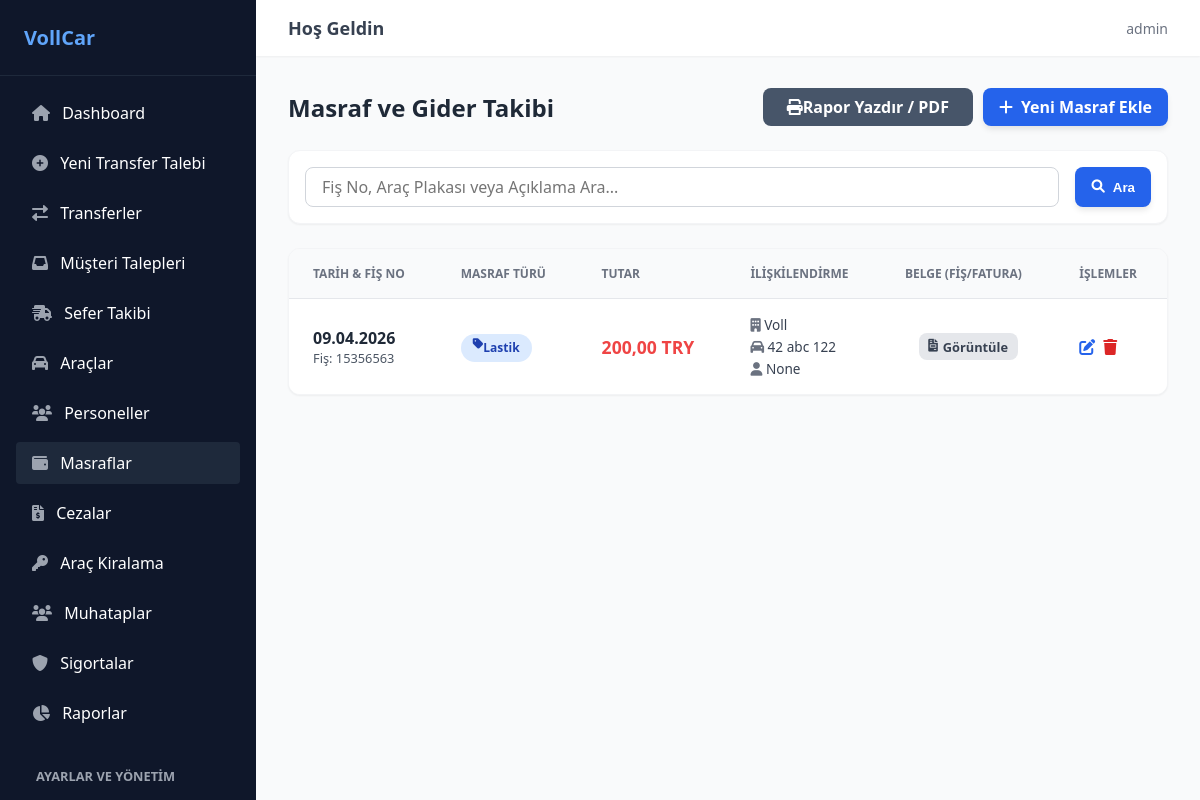
Page /masraflar/ (signed in) on the committed database.
### transfer/models.py (models this page shows, shortened)
class Masraf(models.Model):
    PARA_BIRIMLERI = [
        ('TRY', 'Türk Lirası (₺)'),
        ('USD', 'Dolar ($)'),
        ('EUR', 'Euro (€)'),
    ]
    firma = models.ForeignKey('Firma', on_delete=models.SET_NULL, null=True, blank=True, verbose_name="Şirket")
    arac = models.ForeignKey(Arac, on_delete=models.SET_NULL, null=True, blank=True, related_name='masraflar', verbose_name="İlgili Araç")
    personel = models.ForeignKey(Personel, on_delete=models.SET_NULL, null=True, blank=True, related_name='masraflar', verbose_name="İlgili Personel")
    masraf_turu = models.ForeignKey('MasrafTuru', on_delete=models.SET_NULL, null=True, blank=True, verbose_name="Masraf Türü")
    tarih = models.DateField(verbose_name="Masraf Tarihi")
    tutar = models.DecimalField(max_digits=10, decimal_places=2)
    para_birimi = models.CharField(max_length=5, choices=PARA_BIRIMLERI, default='TRY')
    fis_no = models.CharField(max_length=50, null=True, blank=True, verbose_name="Fiş / Fatura No")
    aciklama = models.TextField(null=True, blank=True, verbose_name="Açıklama / Detay")
    belge = models.FileField(upload_to='masraf_belgeleri/', null=True, blank=True, verbose_name="Fatura/Fiş Belgesi (PDF/Resim)")

class MasrafTuru(models.Model):
    tanimi = models.CharField(max_length=100)
    firma = models.ForeignKey('Firma', on_delete=models.CASCADE, null=True, blank=True, verbose_name="Şirket")

class Firma(models.Model):
    sirket_kodu = models.CharField(max_length=50, unique=True, null=True, blank=True, verbose_name="Şirket Kodu")
    ad = models.CharField(max_length=200, verbose_name="Şirket Adı")
    iletisim = models.CharField(max_length=100, null=True, blank=True, verbose_name="İletişim Bilgisi")

class Arac(models.Model):
    VITES_SECENEKLERI = [
        ('manuel', 'Manuel'),
        ('otomatik', 'Otomatik'),
        ('yari_otomatik', 'Yarı Otomatik'),
    ]
    YAKIT_SECENEKLERI = [
        ('benzin', 'Benzin'),
        ('dizel', 'Dizel'),
        ('lpg', 'LPG'),
        ('elektrik', 'Elektrik'),
        ('hibrit', 'Hibrit'),
    ]
    DURUM_SECENEKLERI = [
        ('bosta', 'Faal (Boşta)'),
        ('musteride', 'Müşteride'),
        ('rehin', 'Rehin'),
        ('serviste', 'Serviste'),
    ]
    MULKIYET_SECENEKLERI = [
        ('sirket', 'Şirket Aracı'),
        ('kiralik', 'Kiralık'),
    ]
    IL_SECENEKLERI = [
        ('01', '01 - Adana'), ('02', '02 - Adıyaman'), ('03', '03 - Afyonkarahisar'),
        ('04', '04 - Ağrı'), ('05', '05 - Amasya'), ('06', '06 - Ankara'),
        ('07', '07 - Antalya'), ('08', '08 - Artvin'), ('09', '09 - Aydın'),
        ('10', '10 - Balıkesir'), ('11', '11 - Bilecik'), ('12', '12 - Bingöl'),
        ('13', '13 - Bitlis'), ('14', '14 - Bolu'), ('15', '15 - Burdur'),
        ('16', '16 - Bursa'), ('17', '17 - Çanakkale'), ('18', '18 - Çankırı'),
        ('19', '19 - Çorum'), ('20', '20 - Denizli'), ('21', '21 - Diyarbakır'),
        ('22', '22 - Edirne'), ('23', '23 - Elazığ'), ('24', '24 - Erzincan'),
        ('25', '25 - Erzurum'), ('26', '26 - Eskişehir'), ('27', '27 - Gaziantep'),
        ('28', '28 - Giresun'), ('29', '29 - Gümüşhane'), ('30', '30 - Hakkari'),
        ('31', '31 - Hatay'), ('32', '32 - Isparta'), ('33', '33 - Mersin'),
        ('34', '34 - İstanbul'), ('35', '35 - İzmir'), ('36', '36 - Kars'),
        ('37', '37 - Kastamonu'), ('38', '38 - Kayseri'), ('39', '39 - Kırklareli'),
        ('40', '40 - Kırşehir'), ('41', '41 - Kocaeli'), ('42', '42 - Konya'),
        ('43', '43 - Kütahya'), ('44', '44 - Malatya'), ('45', '45 - Manisa'),
        ('46', '46 - Kahramanmaraş'), ('47', '47 - Mardin'), ('48', '48 - Muğla'),
        ('49', '49 - Muş'), ('50', '50 - Nevşehir'), ('51', '51 - Niğde'),
        ('52', '52 - Ordu'), ('53', '53 - Rize'), ('54', '54 - Sakarya'),
        ('55', '55 - Samsun'), ('56', '56 - Siirt'), ('57', '57 - Sinop'),
        ('58', '58 - Sivas'), ('59', '59 - Tekirdağ'), ('60', '60 - Tokat'),
        ('61', '61 - Trabzon'), ('62', '62 - Tunceli'), ('63', '63 - Şanlıurfa'),
        ('64', '64 - Uşak'), ('65', '65 - Van'), ('66', '66 - Yozgat'),
        ('67', '67 - Zonguldak'), ('68', '68 - Aksaray'), ('69', '69 - Bayburt'),
        ('70', '70 - Karaman'), ('71', '71 - Kırıkkale'), ('72', '72 - Batman'),
        ('73', '73 - Şırnak'), ('74', '74 - Bartın'), ('75', '75 - Ardahan'),
        ('76', '76 - Iğdır'), ('77', '77 - Yalova'), ('78', '78 - Karabük'),
        ('79', '79 - Kilis'), ('80', '80 - Osmaniye'), ('81', '81 - Düzce')
    ]
    arac_kodu = models.CharField(max_length=50, unique=True, null=True, blank=True)
    plaka = models.CharField(max_length=20, unique=True)
    kapasite = models.PositiveIntegerField(default=4)
    il_kodu = models.CharField(max_length=10, choices=IL_SECENEKLERI, null=True, blank=True)
    firma = models.ForeignKey('Firma', on_delete=models.SET_NULL, null=True, blank=True, verbose_name="Şirket")
    arac_turu = models.ForeignKey(AracTuru, on_delete=models.SET_NULL, null=True, blank=True)
    tescil_sira_no = models.CharField(max_length=50, null=True, blank=True)
    renk = models.CharField(max_length=30, null=True, blank=True)
    sase_no = models.CharField(max_length=100, null=True, blank=True)
    motor_no = models.CharField(max_length=100, null=True, blank=True)
    marka = models.CharField(max_length=50, null=True, blank=True)
    model_tanim = models.CharField(max_length=100, null=True, blank=True)
    vites = models.CharField(max_length=20, choices=VITES_SECENEKLERI, null=True, blank=True)
    yakit_tipi = models.CharField(max_length=20, choices=YAKIT_SECENEKLERI, null=True, blank=True)
    arac_durumu = models.CharField(max_length=20, choices=DURUM_SECENEKLERI, default='bosta')
    arac_kimde = models.CharField(max_length=100, null=True, blank=True)
    ilk_tescil_tarihi = models.DateField(null=True, blank=True)
    tescil_tarihi = models.DateField(null=True, blank=True)
    model_yili = models.PositiveIntegerField(null=True, blank=True)
    segment = models.CharField(max_length=50, null=True, blank=True)
    mulkiyet_durumu = models.CharField(max_length=20, choices=MULKIYET_SECENEKLERI, default='sirket')
    muayene_tarihi = models.DateField(null=True, blank=True)
    egzoz_emisyon_tarihi = models.DateField(null=True, blank=True)
    cekici_ruhsati_tarihi = models.DateField(null=True, blank=True)
    serusefer_tarihi = models.DateField(null=True, blank=True)
    resim = models.ImageField(upload_to='arac_resimleri/', null=True, blank=True)

class Personel(models.Model):
    CALISMA_TURLERI = [
        ('tam_zamanli', 'Tam Zamanlı'),
        ('yari_zamanli', 'Yarı Zamanlı'),
        ('serbest', 'Freelance/Sözleşmeli'),
    ]
    ad_soyad = models.CharField(max_length=100, null=True, blank=True)
    ad = models.CharField(max_length=50, null=True, blank=True)
    soyad = models.CharField(max_length=50, null=True, blank=True)
    telefon = models.CharField(max_length=20)
    is_baslama_tarihi = models.DateField(null=True, blank=True)
    is_ayrilis_tarihi = models.DateField(null=True, blank=True)
    calisma_turu = models.CharField(max_length=20, choices=CALISMA_TURLERI, default='tam_zamanli')
    gorevi = models.CharField(max_length=100, null=True, blank=True)
    aktif_mi = models.BooleanField(default=True)

### transfer/views.py (the view)
# urls.py: path('masraflar/', staff_only(views.masraf_listesi), name='masraf_listesi'),
@login_required
def masraf_listesi(request):
    masraflar = Masraf.objects.all().order_by('-tarih')
    return render(request, 'transfer/masraf_listesi.html', {'masraflar': masraflar})

### transfer/templates/transfer/masraf_listesi.html (shortened to what this page needs)
{% extends "transfer/base.html" %}
{% block content %}
<div class="card-container-large">
    <div class="card-header">
        <h1 class="card-title">Masraf ve Gider Takibi</h1>
        <div style="display: flex; gap: 10px;">
            <a href="{% url 'masraf_raporu_belge' %}" target="_blank" class="btn-gray" style="background: #475569; color: white;">
                <i class="fas fa-print"></i> Rapor Yazdır / PDF
            </a>
            <a href="{% url 'masraf_ekle' %}" class="btn-blue">
                <i class="fas fa-plus"></i> Yeni Masraf Ekle
            </a>
        </div>
    </div>
    <div class="filter-box">
        <form method="GET" class="filter-form">
            <div class="filter-input-wrapper">
                <input type="text" name="q" placeholder="Fiş No, Araç Plakası veya Açıklama Ara..." class="form-input">
            </div>
            <button type="submit" class="btn-blue w-auto"><i class="fas fa-search"></i> Ara</button>
        </form>
    </div>
    <div class="table-container">
        <table class="data-table">
            <thead>
                <tr>
                    <th>Tarih & Fiş No</th>
                    <th>Masraf Türü</th>
                    <th>Tutar</th>
                    <th>İlişkilendirme</th>
                    <th>Belge (Fiş/Fatura)</th>
                    <th>İşlemler</th>
                </tr>
            </thead>
            <tbody>
                {% for masraf in masraflar %}
                <tr>
                    <td>
                        <div class="table-text-bold">{{ masraf.tarih|date:"d.m.Y" }}</div>
                        <div class="table-text-muted" style="font-size: 0.8rem;">Fiş: {{ masraf.fis_no|default:"-" }}</div>
                    </td>
                    <td>
                        <span class="badge badge-blue">
                            <i class="fas fa-tag mr-1"></i> {{ masraf.masraf_turu.tanimi|default:"Belirtilmemiş" }}
                        </span>
                    </td>
                    <td>
                        <div class="table-text-bold" style="color: #ef4444; font-size: 1.1rem;">
                            {{ masraf.tutar }} {{ masraf.para_birimi }}
                        </div>
                    </td>
                    <td>
                        {% if masraf.firma %}
                            <div style="font-size: 0.85rem; color: #374151; margin-bottom:0.2rem;"><i class="fas fa-building mr-1" style="color:#6b7280;"></i> {{ masraf.firma.ad }}</div>
                        {% endif %}
                        {% if masraf.arac %}
                            <div style="font-size: 0.85rem; color: #374151;"><i class="fas fa-car mr-1" style="color:#6b7280;"></i> {{ masraf.arac.plaka }}</div>
                        {% endif %}
                        {% if masraf.personel %}
                            <div style="font-size: 0.85rem; color: #374151; margin-top:0.2rem;"><i class="fas fa-user mr-1" style="color:#6b7280;"></i> {{ masraf.personel.ad_soyad }}</div>
                        {% endif %}
                    </td>
                    <td style="text-align: center;">
                        {% if masraf.belge %}
                            <a href="{{ masraf.belge.url }}" target="_blank" class="btn-gray" style="padding: 0.3rem 0.6rem; font-size: 0.8rem; display: inline-flex; align-items: center; gap: 0.3rem;">
                                <i class="fas fa-file-invoice"></i> Görüntüle
                            </a>
                        {% else %}
                            <span style="color: #9ca3af; font-size: 0.8rem;">Belge Yok</span>
                        {% endif %}
                    </td>
                    <td>
                        <div class="action-buttons">
                            <a href="{% url 'masraf_duzenle' masraf.id %}" class="action-btn-blue"><i class="fas fa-edit"></i></a>
                            <a href="{% url 'masraf_sil' masraf.id %}" class="action-btn-red"><i class="fas fa-trash"></i></a>
                        </div>
                    </td>
                </tr>
                {% endfor %}
            </tbody>
        </table>
    </div>
</div>
{% endblock %}

### transfer/templates/transfer/base.html (shortened to what this page needs)
{% load static %}
<!DOCTYPE html>
<html lang="tr">
<head>
    <link rel="stylesheet" href="{% static 'transfer/css/style.css' %}">
    <link rel="stylesheet" href="https://cdnjs.cloudflare.com/ajax/libs/font-awesome/6.0.0/css/all.min.css">
</head>
<body>
    <div class="app-container">
        <aside class="sidebar" style="overflow-y: auto; height: 100vh;">
            <div class="sidebar-header">
                VollCar
            </div>
            <nav class="sidebar-nav">
                {% if request.user.is_staff %}
                <a href="{% url 'dashboard' %}" class="nav-link {% if request.resolver_match.url_name == 'dashboard' %}active{% endif %}">
                    <i class="fas fa-home"></i> Dashboard
                </a>
                {% endif %}
                <a href="{% url 'transfer_ekle' %}" class="nav-link {% if request.resolver_match.url_name == 'transfer_ekle' %}active{% endif %}">
                    <i class="fas fa-plus-circle"></i> Yeni Transfer Talebi
                </a>
                <a href="{% url 'transfer_listesi' %}" class="nav-link {% if request.resolver_match.url_name == 'transfer_listesi' %}active{% endif %}">
                    <i class="fas fa-exchange-alt"></i> Transferler
                </a>
                {% if request.user.is_staff %}
                <a href="{% url 'transfer_talep_listesi' %}" class="nav-link {% if request.resolver_match.url_name == 'transfer_talep_listesi' %}active{% endif %}">
                    <i class="fas fa-inbox"></i> Müşteri Talepleri
                </a>
                <a href="{% url 'sefer_listesi' %}" class="nav-link {% if request.resolver_match.url_name == 'sefer_listesi' %}active{% endif %}">
                    <i class="fas fa-shipping-fast"></i> Sefer Takibi
                </a>
                <a href="{% url 'arac_listesi' %}" class="nav-link {% if request.resolver_match.url_name == 'arac_listesi' or request.resolver_match.url_name == 'arac_ekle' %}active{% endif %}">
                    <i class="fas fa-car"></i> Araçlar
                </a>
                <a href="{% url 'personel_listesi' %}" class="nav-link {% if request.resolver_match.url_name == 'personel_listesi' or request.resolver_match.url_name == 'personel_ekle' %}active{% endif %}">
                    <i class="fas fa-users"></i> Personeller
                </a>
                <a href="{% url 'masraf_listesi' %}" class="nav-link {% if 'masraf' in request.resolver_match.url_name %}active{% endif %}">
                    <i class="fas fa-wallet"></i> Masraflar
                </a>
                <a href="{% url 'ceza_listesi' %}" class="nav-link {% if 'ceza' in request.resolver_match.url_name %}active{% endif %}">
                    <i class="fas fa-file-invoice-dollar"></i> Cezalar
                </a>
                <a href="{% url 'kiralama_listesi' %}" class="nav-link {% if 'kiralama' in request.resolver_match.url_name %}active{% endif %}">
                    <i class="fas fa-key"></i> Araç Kiralama
                </a>
                <a href="{% url 'muhatap_listesi' %}" class="nav-link {% if 'muhatap' in request.resolver_match.url_name %}active{% endif %}">
                    <i class="fas fa-users"></i> Muhataplar
                </a>
                <a href="{% url 'sigorta_listesi' %}" class="nav-link {% if 'sigorta' in request.resolver_match.url_name %}active{% endif %}">
                    <i class="fas fa-shield-alt"></i> Sigortalar
                </a>
                <a href="{% url 'raporlar_ana' %}" class="nav-link {% if 'rapor' in request.resolver_match.url_name %}active{% endif %}">
                    <i class="fas fa-chart-pie"></i> Raporlar
                </a>
                <div style="padding: 10px 20px; font-size: 0.8rem; color: #9ca3af; text-transform: uppercase; font-weight: bold; margin-top: 15px;">Ayarlar ve Yönetim</div>
                {% endif %}
            </nav>
        </aside>
        <main class="main-content">
            <header class="top-header">
                <h2 class="header-title">Hoş Geldin</h2>
                <div class="user-actions">
                    <span class="user-info">{{ user.username }}</span>
                </div>
            </header>
            <div class="content-wrapper">
                {% block content %}
                {% endblock %}
            </div>
        </main>
    </div>
</body>
</html>

### rows in the picture
Masraf: tarih "09.04.2026", fis_no "15356563", masraf_turu.tanimi "Lastik", tutar "200,00", para_birimi "TRY", firma.ad "Voll", arac.plaka "42 abc 122", personel.ad_soyad "None"

### other values in the picture
{{ user.username }} "admin"
